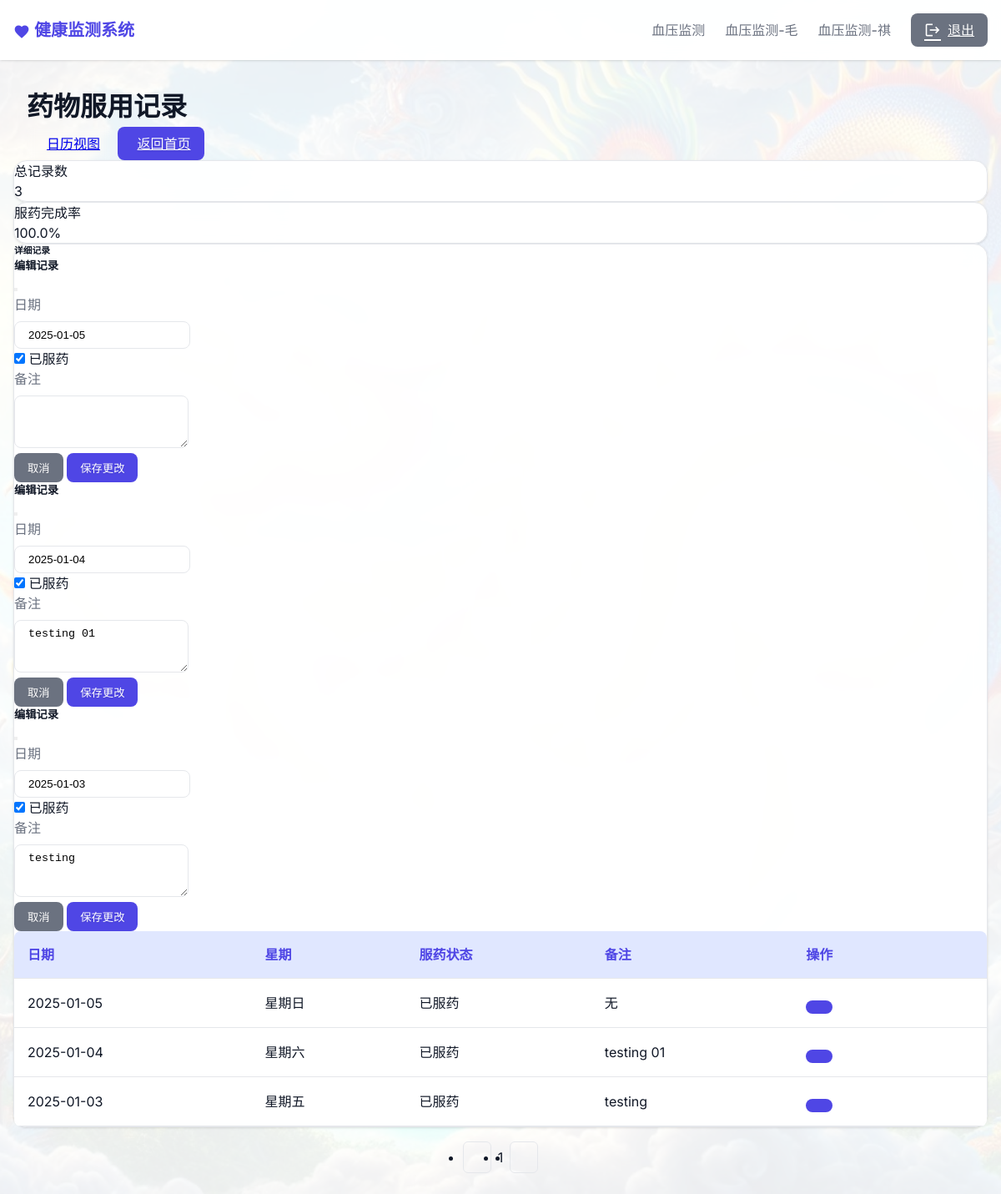
Before: /medicine_detail (signed in) with the older database file.
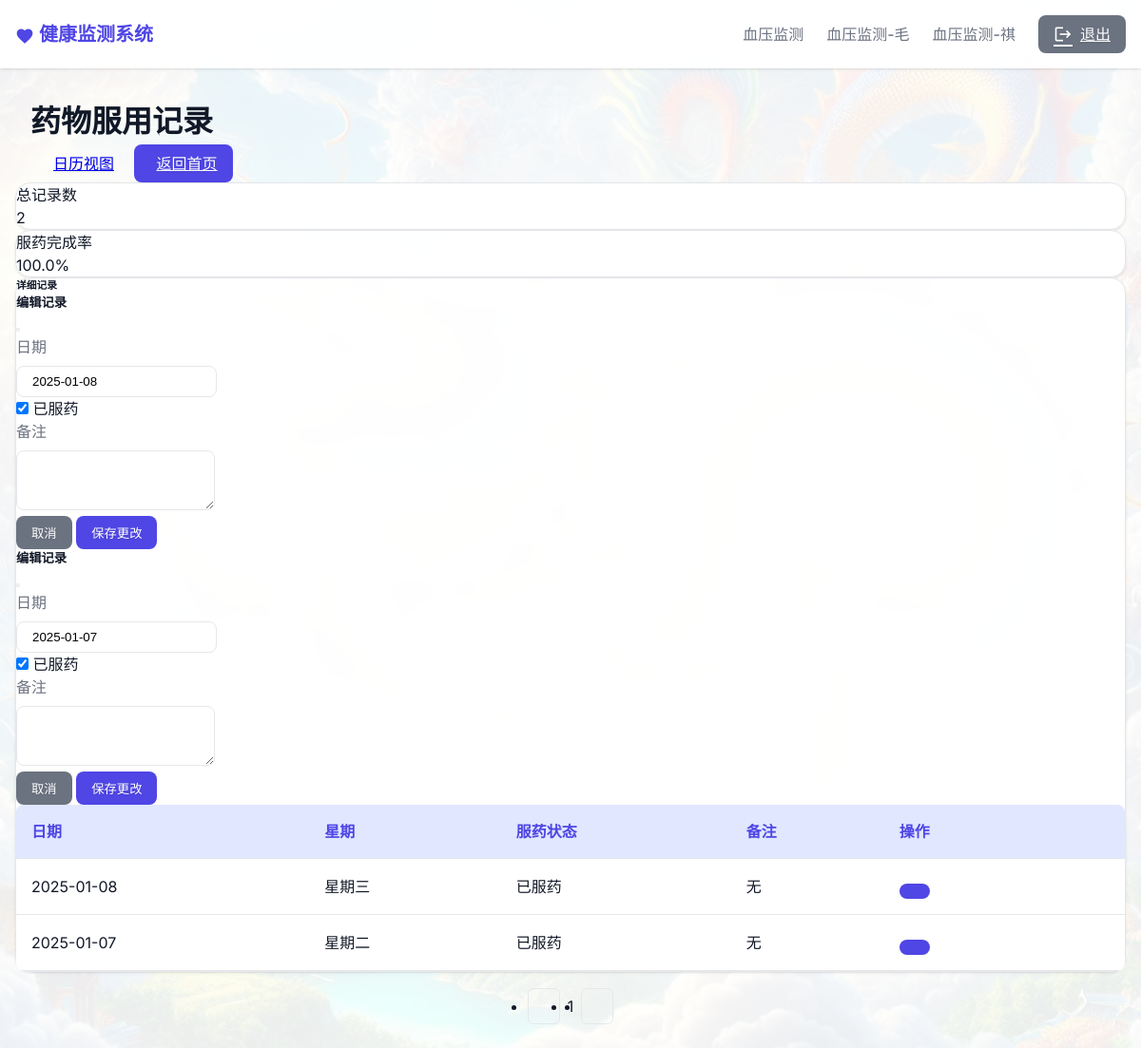
After: the same page with the newer database file.
### tables this page shows
CREATE TABLE medicine_records
                 (id INTEGER PRIMARY KEY AUTOINCREMENT,
                  date TEXT NOT NULL,
                  day_of_week TEXT NOT NULL,
                  medicine_taken BOOLEAN NOT NULL,
                  notes TEXT);

### app.py (the view)
@app.route('/medicine_detail')
@login_required
def medicine_detail():
    try:
        page = request.args.get('page', 1, type=int)
        per_page = 10
        db = get_db()
        try:
            total = db.execute('SELECT COUNT(*) FROM medicine_records').fetchone()[0]
            total_pages = (total + per_page - 1) // per_page
            offset = (page - 1) * per_page
            records = db.execute('''SELECT * FROM medicine_records
                                  ORDER BY date DESC LIMIT ? OFFSET ?''',
                               [per_page, offset]).fetchall()
            db.close()
            return render_template('medicinedetail.html',
                                records=records,
                                current_page=page,
                                total_pages=total_pages)
        except sqlite3.DatabaseError:
            db.close()
            return render_template('medicinedetail.html',
                                records=[],
                                current_page=1,
                                total_pages=1)
    except Exception as e:
        print(f"访问药物记录页面时出错: {str(e)}")
        return render_template('medicinedetail.html',
                            records=[],
                            current_page=1,
                            total_pages=1)

### app.py (called while the page is built)
def login_required(f):
    @wraps(f)
    def decorated_function(*args, **kwargs):
        if 'logged_in' not in session:
            return redirect(url_for('login'))
        return f(*args, **kwargs)
    return decorated_function

def get_db():
    db = sqlite3.connect('monitor.db')
    db.row_factory = sqlite3.Row
    return db

### templates/medicinedetail.html (shortened to what the changed rows need)
{% extends "base.html" %}
{% block content %}
<div class="row mb-4">
    <div class="col-12">
        <div class="page-header">
            <div class="container">
                <div class="d-flex justify-content-between align-items-center">
                    <h1 class="h3 mb-0 text-gray-800">
                        药物服用记录
                    </h1>
                </div>
            </div>
        </div>
    </div>
</div>
<div class="row mb-4">
    <div class="col-xl-3 col-md-6 mb-4">
        <div class="card border-left-primary shadow h-100 py-2 stats-card">
            <div class="card-body">
                <div class="row no-gutters align-items-center">
                    <div class="col mr-2">
                        <div class="text-xs font-weight-bold text-primary text-uppercase mb-1">总记录数</div>
                        <div class="h5 mb-0 font-weight-bold text-gray-800">{{ records|length }}</div>
                    </div>
                </div>
            </div>
        </div>
    </div>
                            {% set taken_count = records|selectattr('medicine_taken')|list|length %}
</div>
<div class="card shadow mb-4">
    <div class="card-body">
        <div class="table-responsive">
            <table class="table table-hover">
                <thead>
                    <tr>
                        <th>日期</th>
                        <th>星期</th>
                        <th>服药状态</th>
                        <th>备注</th>
                        <th>操作</th>
                    </tr>
                </thead>
                <tbody>
                    {% for record in records %}
                    <tr>
                        <td>{{ record.date }}</td>
                        <td>{{ record.day_of_week }}</td>
                        <td>
                            {% if record.medicine_taken %}
                            <span class="badge badge-success">
                                已服药
                            </span>
                            {% else %}
                            <span class="badge badge-danger">
                                <i class="fas fa-times-circle me-1"></i>未服药
                            </span>
                            {% endif %}
                        </td>
                        <td>{{ record.notes or '无' }}</td>
                        <td class="action-buttons">
                            <button type="button" class="btn btn-primary btn-sm" data-bs-toggle="modal" data-bs-target="#editModal{{ record.id }}">
                            </button>
                            <a href="{{ url_for('delete_medicine_record', id=record.id) }}" class="btn btn-danger btn-sm" onclick="return confirm('确定要删除这条记录吗？')">
                            </a>
                        </td>
                    </tr>
                    <div class="modal fade" id="editModal{{ record.id }}" tabindex="-1">
                        <div class="modal-dialog">
                            <div class="modal-content">
                                <div class="modal-header">
                                    <h5 class="modal-title">编辑记录</h5>
                                    <button type="button" class="btn-close" data-bs-dismiss="modal"></button>
                                </div>
                                <form action="{{ url_for('edit_medicine_record', id=record.id) }}" method="POST">
                                    <div class="modal-body">
                                        <div class="mb-3">
                                            <label class="form-label">日期</label>
                                            <input type="text" class="form-control" value="{{ record.date }}" readonly>
                                        </div>
                                        <div class="mb-3">
                                            <div class="form-check">
                                                <input type="checkbox" class="form-check-input" name="medicine_taken" id="medicineTaken{{ record.id }}"
                                                       {% if record.medicine_taken %}checked{% endif %}>
                                                <label class="form-check-label" for="medicineTaken{{ record.id }}">已服药</label>
                                            </div>
                                        </div>
                                        <div class="mb-3">
                                            <label class="form-label">备注</label>
                                            <textarea class="form-control" name="notes" rows="3">{{ record.notes }}</textarea>
                                        </div>
                                    </div>
                                    <div class="modal-footer">
                                        <button type="button" class="btn btn-secondary" data-bs-dismiss="modal">取消</button>
                                        <button type="submit" class="btn btn-primary">保存更改</button>
                                    </div>
                                </form>
                            </div>
                        </div>
                    </div>
                    {% endfor %}
                </tbody>
            </table>
        </div>
    </div>
</div>
<div class="card-footer">
    <nav aria-label="Page navigation">
        <ul class="pagination justify-content-center mb-0">
            {% for page in range(1, total_pages + 1) %}
                {% if page == current_page %}
                    <li class="page-item active">
                        <span class="page-link">{{ page }}</span>
                    </li>
                {% endif %}
            {% endfor %}
        </ul>
    </nav>
</div>
{% endblock %}

Changed rows visible on the page:
removed medicine_records: date "2025-01-05", day_of_week "星期日", shows "已服药", notes "无", medicine_taken "☑"
removed medicine_records: date "2025-01-04", day_of_week "星期六", shows "已服药", notes "testing 01", medicine_taken "☑"
removed medicine_records: date "2025-01-03", day_of_week "星期五", shows "已服药", notes "testing", medicine_taken "☑"
added medicine_records: date "2025-01-08", day_of_week "星期三", shows "已服药", notes "无", medicine_taken "☑"
added medicine_records: date "2025-01-07", day_of_week "星期二", shows "已服药", notes "无", medicine_taken "☑"
Other visible differences:
{{ records|length }}: "3" → "2"
